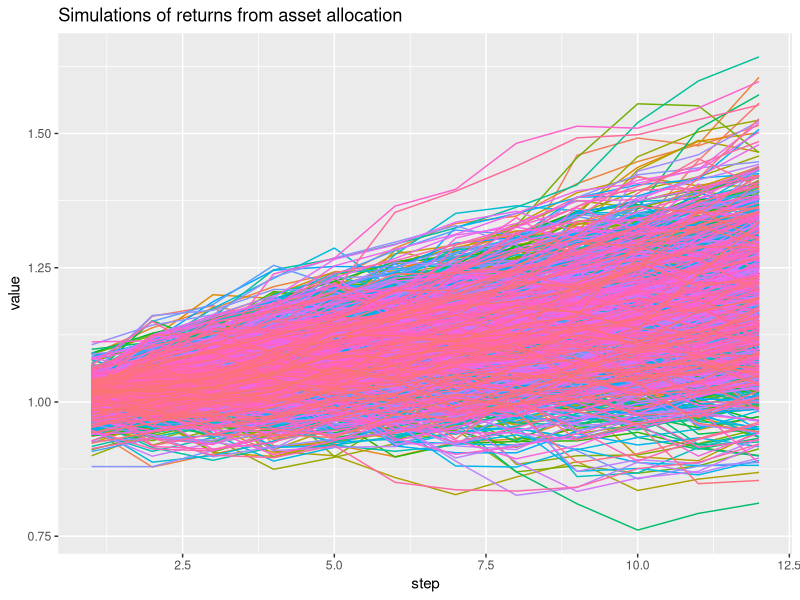

The R script that drew this image:
library(tidyverse)

RUNS <- 1000
DECISION.STEPS <- 12

calculate_return <- function(alpha) {
  risk_free_rate <- 1.03
  risky_rate <- rnorm(1) * 0.05 + 1
  (1 - alpha) * risk_free_rate + alpha * risky_rate
}

simulations <- rerun(RUNS, replicate(DECISION.STEPS, runif(1) %>% calculate_return())) %>%
  set_names(paste0("sim", 1:RUNS)) %>%
  map(~ accumulate(., ~ .x * .y)) %>%
  map_dfr(~ tibble(value = .x, step = 1:DECISION.STEPS), .id = "simulation")

simulations %>%
  ggplot(aes(x = step, y = value)) +
  geom_line(aes(color = simulation)) +
  theme(legend.position = "none") +
  ggtitle("Simulations of returns from asset allocation")
